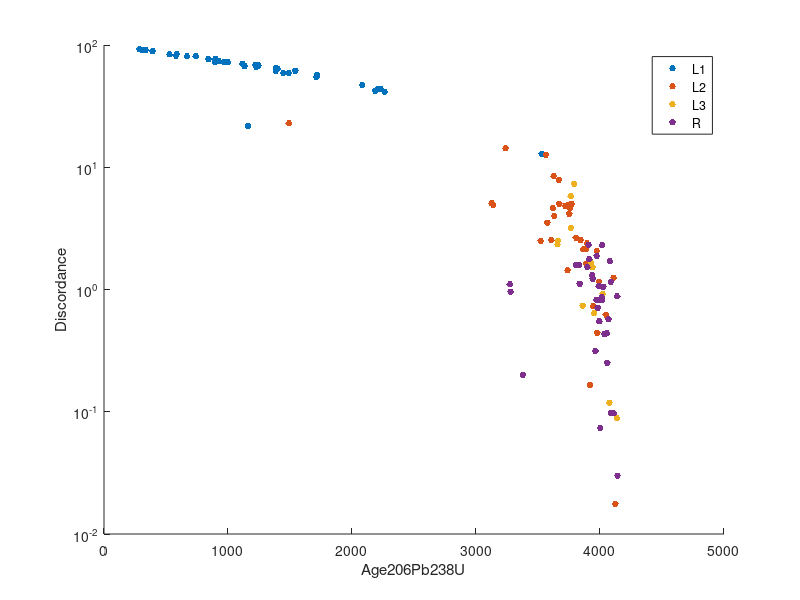
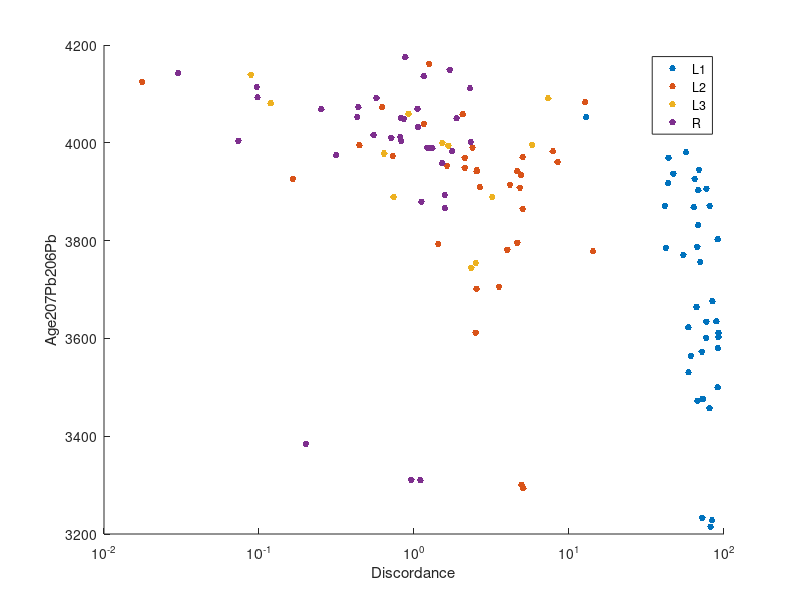
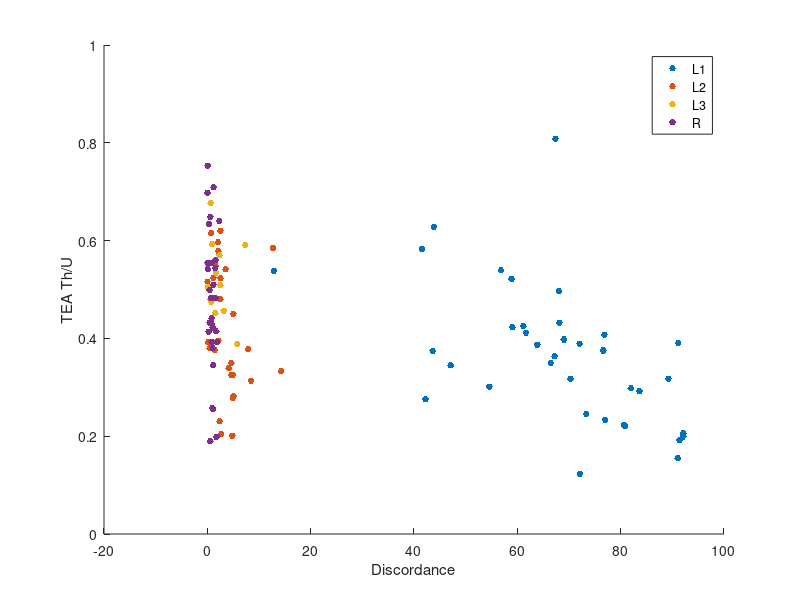
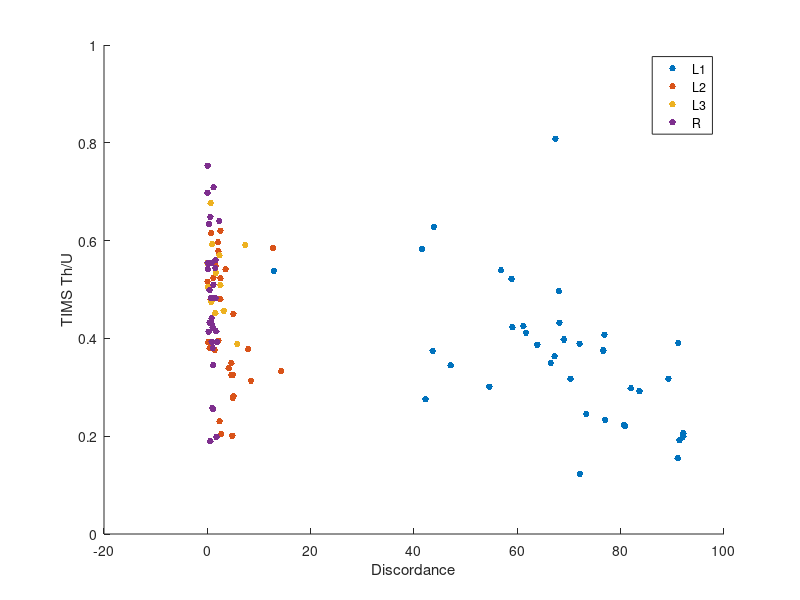

These figures' MATLAB source, in order: (Note: this script raises an error after producing the figures.)
%% Load dataset
    load rses

%% Plot Age versus discordance
    figure; hold on; 
    for i=1:4
        plot(rses.Age206Pb238U(rses.L==i),rses.Discordance(rses.L==i),'.','MarkerSize',15)
    end
    legend('L1','L2','L3','R')
    xlabel('Age206Pb238U'); ylabel('Discordance')
    set(gca,'yscale','log')
    
    
    figure; hold on; 
    for i=1:4
        plot(rses.Discordance(rses.L==i),rses.Age207Pb206Pb(rses.L==i),'.','MarkerSize',15)
    end
    legend('L1','L2','L3','R')
    ylabel('Age207Pb206Pb'); xlabel('Discordance')
    set(gca,'xscale','log')
    ylim([3200 4200])
    
    
%% Plot Th/U versus discordance
    test = rses.teaconc>10^4; % Eliminate analyses that are too dilute for acceptable precision
    figure; hold on; 
    for i=1:4
        plot(rses.Discordance(test&rses.L==i),rses.Th(test&rses.L==i)./rses.U(test&rses.L==i),'.','MarkerSize',15)
    end
    legend('L1','L2','L3','R')
    xlabel('Discordance'); ylabel('TEA Th/U')

    figure; hold on;
    for i=1:4
        plot(rses.Discordance(test&rses.L==i),rses.Th_U(test&rses.L==i),'.','MarkerSize',15)
    end
    legend('L1','L2','L3','R')
    xlabel('Discordance'); ylabel('TIMS Th/U')
    
    
%% All elements versus age (concordant only)

    test = rses.teaconc>10^4 & rses.Discordance<1 & rses.Age207Pb206Pb>3500; % Eliminate analyses that are too dilute for acceptable precision
    c = lines(4);
    for j = 1:length(rses.elements)
        if isnumeric(rses.(rses.elements{j})) &&~contains('Age',rses.elements(j)) &&~contains('sigma',rses.elements(j)) &&~contains('Pbu',rses.elements(j)) &&~contains('Uu',rses.elements(j))
            figure; hold on;
            for i=2:4
                plot(rses.Age207Pb206Pb(test&rses.L==i),rses.(rses.elements{j})(test&rses.L==i),'.','MarkerSize',15,'Color',c(i,:))
            end
            legend('L2','L3','R')
            xlabel('Pb-Pb Age (Ma)'); ylabel(rses.elements{j});
        end
    end
    
%% All elements versus discordance relative to their residue

    residues = find(rses.L == 4);
    myresidue = residues(findmatches(rses.fragment, rses.fragment(residues)));
    test = rses.teaconc > 10^4; % Eliminate analyses that are too dilute for acceptable precision
    
    for j = 1:length(rses.elements)
        if isnumeric(rses.(rses.elements{j})) && ~contains('sigma',rses.elements(j)) && ~contains('Pbu',rses.elements(j)) && ~contains('Uu',rses.elements(j))
            figure; hold on;
            for i=1:4
                plot(rses.Discordance(test&rses.L==i),rses.(rses.elements{j})(test&rses.L==i)./rses.(rses.elements{j})(myresidue(test&rses.L==i)),'.','MarkerSize',15)
            end
            legend('L1','L2','L3','R')
            xlabel('Percent Discordance'); ylabel([rses.elements{j} ' relative to residue']);
            set(gca,'yscale','log')
        end
    end
    
%% Plot a Zr/Hf ratio vs time
    Num = 'Zr';
    Den = 'Hf';
    
    test = rses.teaconc>10^4 & rses.Discordance<1 & rses.Age207Pb206Pb>3000; % Eliminate analyses that are too dilute for acceptable precision
%     LREEI = (rses.Dy./rses.Nd)+(rses.Dy./rses.Sm);
%     test = test & LREEI>30;
    
    figure; hold on;
    c = lines(4);
    for i=2:4
        plot(rses.Age207Pb206Pb(test&rses.L==i),rses.(Num)(test&rses.L==i)./rses.(Den)(test&rses.L==i),'.','MarkerSize',15,'Color',c(i,:));
    end
    legend({'L2','L3','R'})
    xlabel('207Pb-207Pb Age (Ma)'); ylabel([Num ' / ' Den]);
    formatfigure;
    
%% Plot LREE-I vs time

    test = rses.teaconc>10^4 & rses.Age207Pb206Pb>3000; % Eliminate analyses that are too dilute for acceptable precision
    figure; hold on;
    c = lines(4); h=zeros(4,1);
    for i=1:4
        h(i) = plot(rses.Age207Pb206Pb(test&rses.L==i),(rses.Dy(test&rses.L==i)./rses.Nd(test&rses.L==i))+(rses.Dy(test&rses.L==i)./rses.Sm(test&rses.L==i)),'.','MarkerSize',15,'Color',c(i,:));
        herrorbar(rses.Age207Pb206Pb(test&rses.L==i),(rses.Dy(test&rses.L==i)./rses.Nd(test&rses.L==i))+(rses.Dy(test&rses.L==i)./rses.Sm(test&rses.L==i)),2*rses.Age207Pb206Pb_sigma(test&rses.L==i),'.k')
    end
    legend(h,{'L1','L2','L3','R'})
    xlabel('207Pb-207Pb Age (Ma)'); ylabel('LREE-I');
    formatfigure;
    
    
%% Plot LREE-I vs discordance

    test = rses.teaconc>10^4 & rses.Age207Pb206Pb>3000; % Eliminate analyses that are too dilute for acceptable precision
    figure; hold on;
    c = lines(4);
    for i=1:4
        plot(rses.Discordance(test&rses.L==i),(rses.Dy(test&rses.L==i)./rses.Nd(test&rses.L==i))+(rses.Dy(test&rses.L==i)./rses.Sm(test&rses.L==i)),'.','MarkerSize',15,'Color',c(i,:));
    end
    legend({'L1','L2','L3','R'})
    xlabel('Percent Discordance'); ylabel('LREE-I');
    set(gca,'XScale','log');
    formatfigure;
    
%% Plot Zr% vs discordance

    test = rses.teaconc>10^4 & rses.Age207Pb206Pb>3000; % Eliminate analyses that are too dilute for acceptable precision
    figure; hold on;
    c = lines(4);
    for i=1:4
        plot(rses.Discordance(test&rses.L==i),rses.Zr(test&rses.L==i)./496000*100,'.','MarkerSize',15,'Color',c(i,:));
    end
    legend({'L1','L2','L3','R'})
    xlabel('Percent Discordance'); ylabel('Zr (%)');
    set(gca,'XScale','log');
    formatfigure;
    
%% Plot LREE-I vs Zr

    test = rses.teaconc>10^4 & rses.Age207Pb206Pb>3000; % Eliminate analyses that are too dilute for acceptable precision
    figure; hold on;
    c = lines(4);
    for i=1:4
        plot(rses.Zr(test&rses.L==i)./496000*100,(rses.Dy(test&rses.L==i)./rses.Nd(test&rses.L==i))+(rses.Dy(test&rses.L==i)./rses.Sm(test&rses.L==i)),'.','MarkerSize',15,'Color',c(i,:));
    end
    legend({'L1','L2','L3','R'})
    xlabel('Zr (%)'); ylabel('LREE-I');
    formatfigure;
    
    figure; hold on;
    c = lines(4);
    for i=1:4
        plot((rses.Dy(test&rses.L==i)./rses.Nd(test&rses.L==i))+(rses.Dy(test&rses.L==i)./rses.Sm(test&rses.L==i)),rses.Zr(test&rses.L==i)./496000*100,'.','MarkerSize',15,'Color',c(i,:));
    end
    legend({'L1','L2','L3','R'})
    ylabel('Zr (%)'); xlabel('LREE-I');
    formatfigure;


%% Plot discordance versus age relative to residue

    residues = find(rses.L == 4);
    myresidue = residues(findmatches(rses.fragment, rses.fragment(residues)));
    test = rses.Discordance<100; % Eliminate analyses that are too dilute for acceptable precision
    
    figure; hold on;
    c = lines(4); h=zeros(4,1);
    for i=1:4
        t = test & rses.L==i;
        h(i) = plot(rses.Discordance(t),rses.Age207Pb206Pb(t)-rses.Age207Pb206Pb(myresidue(t)),'.','MarkerSize',15,'Color',c(i,:));
%         sigma = sqrt(rses.Age207Pb206Pb_sigma(t).^2+rses.Age207Pb206Pb_sigma(myresidue(t)).^2);
%         errorbar(rses.Discordance(t),rses.Age207Pb206Pb(t)-rses.Age207Pb206Pb(myresidue(t)),2*sigma,'.','Color',c(i,:));
    end
    legend(h,{'L1','L2','L3','R'})
    xlabel('Percent Discordance'); ylabel('206Pb-207Pb age relative to residue');
    set(gca,'XScale','log');
    formatfigure;
    
%% Plot spider diagram of leachages relative to residues

    residues = find(rses.L == 4);
    myresidue = residues(findmatches(rses.fragment, rses.fragment(residues)));

%% All elements
%    elem = {'Sc';'Ti';'Mn';'Fe';'Sr';'Y';'Zr';'Nb';'Ba';'La';'Ce';'Pr';'Nd';'Sm';'Eu';'Gd';'Tb';'Dy';'Ho';'Er';'Tm';'Yb';'Lu';'Hf';'Ta';'Pbrad';'Th';'U';};
%    plotelem = {'Sc';'Ti';'Mn';'Fe';'Sr';'Y';'Zr';'Nb';'Ba';'La';'Ce';'Pr';'Nd';'Sm';'Eu';'Gd';'Tb';'Dy';'Ho';'Er';'Tm';'Yb';'Lu';'Hf';'Ta';'Pb*';'Th';'U';};

% Selected elements
    elem = {'La';'Ce';'Pr';'Nd';'Sm';'Eu';'Gd';'Tb';'Dy';'Ho';'Er';'Tm';'Yb';'Lu';'Hf';'Zr';'Y';'Pbrad';'Th';'U'};
    plotelem = {'La';'Ce';'Pr';'Nd';'Sm';'Eu';'Gd';'Tb';'Dy';'Ho';'Er';'Tm';'Yb';'Lu';'Hf';'Zr';'Y';'Pb*';'Th';'U'};
    
       
    x = 1:length(elem);

    L1_R = NaN(size(elem));
    L2_R = NaN(size(elem));
    L3_R = NaN(size(elem));
    
    L1_R_l = NaN(size(elem));
    L2_R_l = NaN(size(elem));
    L3_R_l = NaN(size(elem));
    
    L1_R_u = NaN(size(elem));
    L2_R_u = NaN(size(elem));
    L3_R_u = NaN(size(elem));
    for i=1:length(elem)
        L1_R(i) = nanmedian(rses.(elem{i})(rses.L==1)./rses.(elem{i})(myresidue(rses.L==1)));  
        L2_R(i) = nanmedian(rses.(elem{i})(rses.L==2)./rses.(elem{i})(myresidue(rses.L==2)));
        L3_R(i) = nanmedian(rses.(elem{i})(rses.L==3)./rses.(elem{i})(myresidue(rses.L==3)));
        
        L1_R_l(i) = prctile(rses.(elem{i})(rses.L==1)./rses.(elem{i})(myresidue(rses.L==1)),25);
        L2_R_l(i) = prctile(rses.(elem{i})(rses.L==2)./rses.(elem{i})(myresidue(rses.L==2)),25);
        L3_R_l(i) = prctile(rses.(elem{i})(rses.L==3)./rses.(elem{i})(myresidue(rses.L==3)),25);
        
        L1_R_u(i) = prctile(rses.(elem{i})(rses.L==1)./rses.(elem{i})(myresidue(rses.L==1)),75);
        L2_R_u(i) = prctile(rses.(elem{i})(rses.L==2)./rses.(elem{i})(myresidue(rses.L==2)),75);
        L3_R_u(i) = prctile(rses.(elem{i})(rses.L==3)./rses.(elem{i})(myresidue(rses.L==3)),75);
    end
    
    figure; plot(x,L1_R,'.-','MarkerSize',15)
    hold on; plot(x,L2_R,'.-','MarkerSize',15)
    hold on; plot(x,L3_R,'.-','MarkerSize',15)

    figure; errorbar(x,L1_R,L1_R_l,L1_R_u-L1_R,'.-','MarkerSize',15)
    hold on; errorbar(x,L2_R,L2_R-L2_R_l,L2_R_u-L2_R,'.-','MarkerSize',15)
    hold on; errorbar(x,L3_R,L3_R-L2_R_l,L2_R_u-L3_R,'.-','MarkerSize',15)
    set(gca,'xtick',x,'xticklabel',plotelem)
    xlim([0 length(elem)+1])
    ylabel('Median enrichment over zircon residue')
    legend('L1/Residue','L2/Residue','L3/Residue')
    formatfigure
    

    
    
%% Plot mineral partition coeffs relative to zircon
    load partitioncoeffs.mat
    % load partitioncoeffsOrig.mat

    SiO2=70;
    minerals={'Monazite','Allanite','Xenotime','Zircon','Apatite','Sphene','Melt'}; % Accessory


    p.minerals = unique([p.minerals; 'Pyroxene'; 'Melt']);
    p.Pyroxene.elements = p.Orthopyroxene.elements;
    p.Melt.elements = p.Olivine.elements;
    for i=1:length(p.Pyroxene.elements)
        e = p.Pyroxene.elements{i};
        p.Pyroxene.(e) = nanmean([p.Orthopyroxene.(e),p.Clinopyroxene.(e)],2);
        p.Melt.(e) = zeros(size(p.Olivine.(e)));
    end
    minerals=minerals(logical(cellfun(@(x) sum(ismember(p.minerals, x)), minerals)));

    % All elements
    elem = {'Sc';'Ti';'Mn';'Fe';'Sr';'Y';'Zr';'Nb';'Ba';'La';'Ce';'Pr';'Nd';'Sm';'Eu';'Gd';'Tb';'Dy';'Ho';'Er';'Tm';'Yb';'Lu';'Hf';'Ta';'Pb';'Th';'U'}; %TEA suite
    % Elements we're relatively confident in    
    % elem = {'Zr';'Nb';'Y';'La';'Ce';'Pr';'Nd';'Sm';'Eu';'Gd';'Tb';'Dy';'Ho';'Er';'Tm';'Yb';'Lu';'Hf';'Pb';'Th';'U'};

    % Replace GERM kds with Sano kds for REEs
    p.Zircon.La = log10(0.00046).*ones(size(p.Zircon.La));
    p.Zircon.Ce = log10(0.36).*ones(size(p.Zircon.La));
    p.Zircon.Pr = log10(0.0172).*ones(size(p.Zircon.La));
    p.Zircon.Nd = log10(0.077).*ones(size(p.Zircon.La));
    p.Zircon.Sm = log10(0.80).*ones(size(p.Zircon.La));
    p.Zircon.Eu = log10(1.22).*ones(size(p.Zircon.La));
    p.Zircon.Gd = log10(8.0).*ones(size(p.Zircon.La));
    p.Zircon.Tb = log10(20.7).*ones(size(p.Zircon.La));
    p.Zircon.Dy = log10(45.9).*ones(size(p.Zircon.La));
    p.Zircon.Ho = log10(80).*ones(size(p.Zircon.La));
    p.Zircon.Er = log10(136).*ones(size(p.Zircon.La));
    p.Zircon.Tm = log10(197).*ones(size(p.Zircon.La));
    p.Zircon.Yb = log10(277).*ones(size(p.Zircon.La));
    p.Zircon.Lu = log10(325).*ones(size(p.Zircon.La));


    figure;
    c=lines(length(minerals));
    trend=NaN(length(minerals),length(elem));
    for j=1:length(minerals)
        for i=1:length(elem) 
            if isfield(p.Zircon,elem{i})
    %             trend(j,i)=p.(minerals{j}).(elem{i})(round(SiO2)-40); % Absolute partition coefficients
                trend(j,i)=p.(minerals{j}).(elem{i})(round(SiO2)-40)-p.Zircon.(elem{i})(round(SiO2)-40); 
            end
        end

        ind=1:length(elem);  
        in=ind(~isnan(trend(j,:)));
        tr=trend(j,~isnan(trend(j,:)));

    %     hold on; plot(in,tr,'.-','Color',c(j,:)) % Interpolate through missing elements
        hold on; plot(ind,trend(j,:),'.-','Color',c(j,:),'MarkerSize',10) % Skip missing elements
    end

    set(gca,'XTick',1:length(elem))
    set(gca,'XTickLabel',elem)

    yt=floor(min(get(gca,'ylim'))):ceil(max(get(gca,'ylim')));
    set(gca,'YTick',yt);
    set(gca,'YTickLabel',10.^yt);
    ylabel('Mineral/Melt Partition Coefficient relative to zircon');
    xlim([1 length(elem)])
    legend(minerals)
    formatfigure;
    
%% Plot absolute zircon kds

    elem = {'La';'Ce';'Pr';'Nd';'Sm';'Eu';'Gd';'Tb';'Dy';'Ho';'Er';'Tm';'Yb';'Lu';'Hf';'Th';'U'};

    figure;
    j=4;
    trend = NaN(1,length(elem));

        for i=1:length(elem) 
            if isfield(p.Zircon,elem{i})
                trend(i)=p.(minerals{j}).(elem{i})(round(SiO2)-40); % Absolute partition coefficients
            end
        end

        ind=1:length(elem);  
        in=ind(~isnan(trend));
        tr=trend(~isnan(trend));

        hold on; plot(ind,trend,'.-','Color',c(j,:),'MarkerSize',10) % Skip missing elements


        set(gca,'XTick',1:length(elem))
    set(gca,'XTickLabel',elem)

    yt=floor(min(get(gca,'ylim'))):ceil(max(get(gca,'ylim')));
    set(gca,'YTick',yt);
    set(gca,'YTickLabel',10.^yt);
    ylabel('Zircon/Melt Partition Coefficient');
    xlim([1 length(elem)])
    formatfigure;
    
%% Plot median blank versus leaching step

    [x,y,sigma] = binmedians(rses.L,rses.Pbcpg,0.5,4.5,1,4);
    figure; errorbar(x,y,2*sigma,'.-')
    set(gca,'Xtick',1:4,'XTickLabel',{'L1','L2','L3','R'})
    ylabel('Median Pbc (pg)')
    xlim([0.5 4.5])
    setfigurefontsize(14)
    